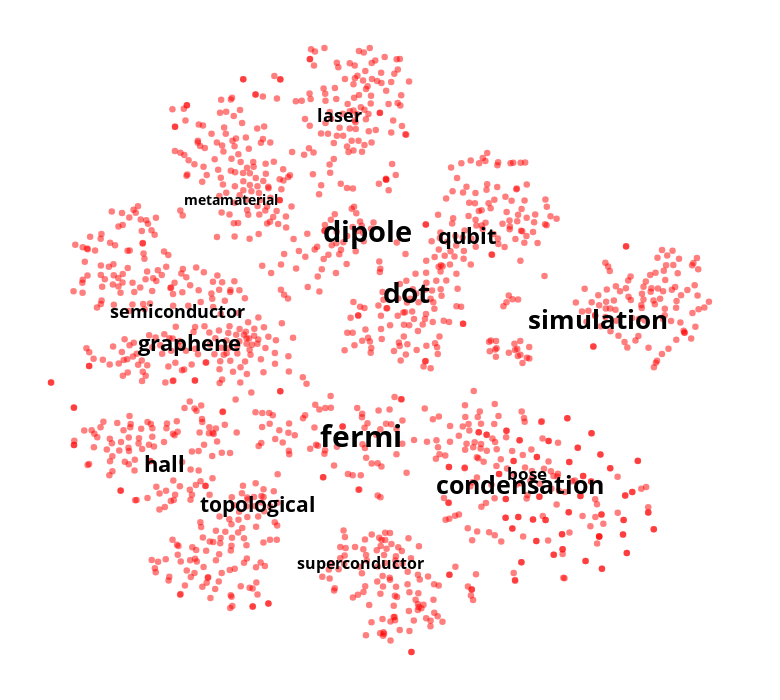

Source (notebook cell):
### Code cell
word_cloud(model, keys, extented_keys)
